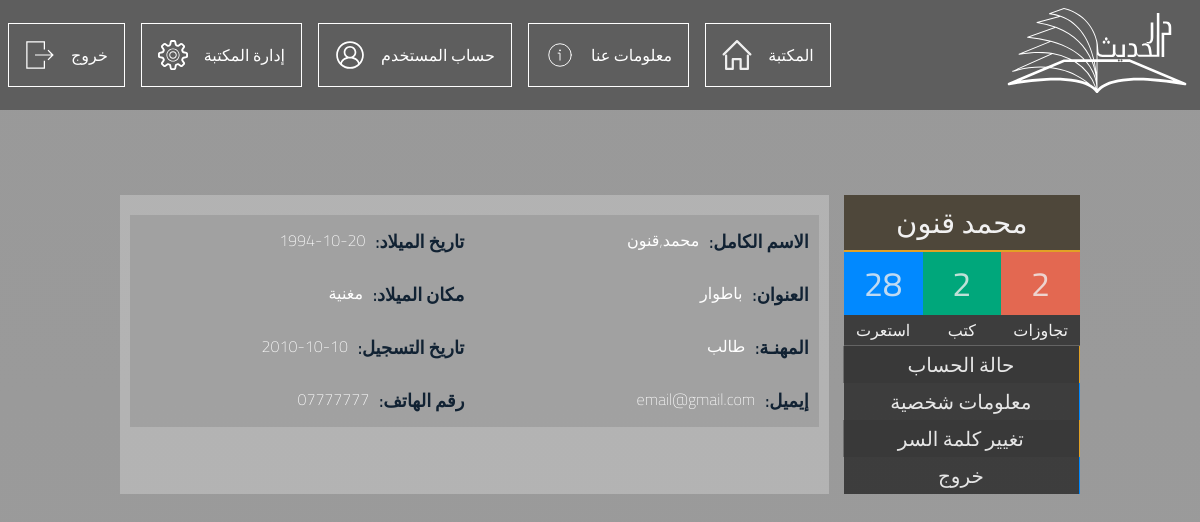
/userpanel/userinfo_personal.php (signed in), run on the app's committed database.
### tables this page shows
CREATE TABLE `libuser` (
  `libuser_id` int(11) NOT NULL,
  `libuser_firstname` varchar(255) NOT NULL,
  `libuser_lastname` varchar(255) NOT NULL,
  `libuser_adress` varchar(255) NOT NULL,
  `libuser_birthdate` date NOT NULL,
  `libuser_birthplace` varchar(255) NOT NULL,
  `libuser_susbcriptiondate` date NOT NULL,
  `libuser_speciality` varchar(255) NOT NULL,
  `libuser_phonenumber` varchar(255) NOT NULL,
  `libuser_email` varchar(255) NOT NULL,
  `libuser_blocked` tinyint(1) NOT NULL DEFAULT '0',
  `libuser_memo` varchar(255) DEFAULT NULL,
  `libuser_reference` varchar(16) NOT NULL
);

### userpanel/userinfo_personal.php (the view, shortened to what this page needs)
<?php
    include_once 'header.php';
    $sql = "
            SELECT * from libuser
            where libuser_id = ".$_SESSION['userid']
        ;
    $result = $conn->query($sql);
    $row = $result->fetch_assoc()
?>
                <div class="container">
                    <div class="contentpanel">
                        <div class="personal-info">
                            <div class="p-info">
                                <div class="info-head">الاسم الكامل: </div>
                                <div class="info-value"><?= $row['libuser_firstname'] ?>,<?= $row['libuser_lastname'] ?></div>
                            </div>
                            <div class="p-info">
                                <div class="info-head">تاريخ الميلاد: </div>
                                <div class="info-value"><?= $row['libuser_birthdate'] ?></div>
                            </div>
                            <div class="p-info">
                                <div class="info-head">العنوان: </div>
                                <div class="info-value"><?= $row['libuser_adress'] ?></div>
                            </div>
                            <div class="p-info">
                                <div class="info-head">مكان الميلاد: </div>
                                <div class="info-value"><?= $row['libuser_birthplace'] ?></div>
                            </div>
                            <div class="p-info">
                                <div class="info-head">المهنـة: </div>
                                <div class="info-value"><?= $row['libuser_speciality'] ?></div>
                            </div>
                            <div class="p-info">
                                <div class="info-head">تاريخ التسجيل: </div>
                                <div class="info-value"><?= $row['libuser_susbcriptiondate'] ?></div>
                            </div>
                            <div class="p-info">
                                <div class="info-head">إيميل: </div>
                                <div class="info-value"><?= $row['libuser_email'] ?></div>
                            </div>
                            <div class="p-info">
                                <div class="info-head">رقم الهاتف: </div>
                                <div class="info-value"><?= $row['libuser_phonenumber'] ?></div>
                            </div>
                        </div>
                    </div>
                </div>
            </div>
        </div>
    </div>
</body>
</html>

### css/style.css (style rules this page uses)
* { margin: 0; padding: 0; font-family: 'Cairo', sans-serif; text-decoration: none; }
html { background-image: -webkit-gradient(linear, left top, left bottom, from(rgba(5, 5, 5, 0.4)), to(rgba(5, 5, 5, 0.4))), url(../pics/background.jpg); background-image: linear-gradient(rgba(5, 5, 5, 0.4), rgba(5, 5, 5, 0.4)), url(../pics/background.jpg); height: 100vh; background-size: cover; background-position: center center; background-repeat: no-repeat; background-attachment: fixed; }

### css/userinfo.css (style rules this page uses)
* { margin: 0; padding: 0; font-family: 'Cairo', sans-serif; text-decoration: none; }
html { background-image: -webkit-gradient(linear, left top, left bottom, from(rgba(0, 0, 0, 0.4)), to(rgba(5, 5, 5, 0.4))), url(../pics/background.jpg); background-image: linear-gradient(rgba(0, 0, 0, 0.4), rgba(5, 5, 5, 0.4)), url(../pics/background.jpg); height: 100vh; background-size: cover; background-position: center center; background-repeat: no-repeat; background-attachment: fixed; }
.container { display: -webkit-box; display: -ms-flexbox; display: flex; }
.contentpanel { display: -webkit-box; display: -ms-flexbox; display: flex; -webkit-box-orient: vertical; -webkit-box-direction: normal; -ms-flex-direction: column; flex-direction: column; width: 100%; background-color: rgba(239, 239, 239, .3); padding: 10px; }
.personal-info { margin-top: 10px; display: grid; grid-template-columns: 1fr 1fr; }
.p-info { padding: 10px; display: -webkit-inline-box; display: -ms-inline-flexbox; display: inline-flex; background-color: rgba(0, 0, 0, .1); }
.info-head { font-size: 18px; font-weight: 600; color: #112233; }
.info-value { margin-right: 10px; font-weight: 200; color: #fff; }

### data on the page
libuser: libuser_firstname "محمد", libuser_lastname "قنون", libuser_birthdate "1994-10-20", libuser_adress "باطوار", libuser_birthplace "مغنية", libuser_speciality "طالب", libuser_susbcriptiondate "2010-10-10", libuser_email "email@gmail.com", libuser_phonenumber "07777777"

### other printed values
$row['username'] "محمد قنون"
$result3->num_rows "2"
$result2->num_rows "2"
$result1->num_rows "28"
